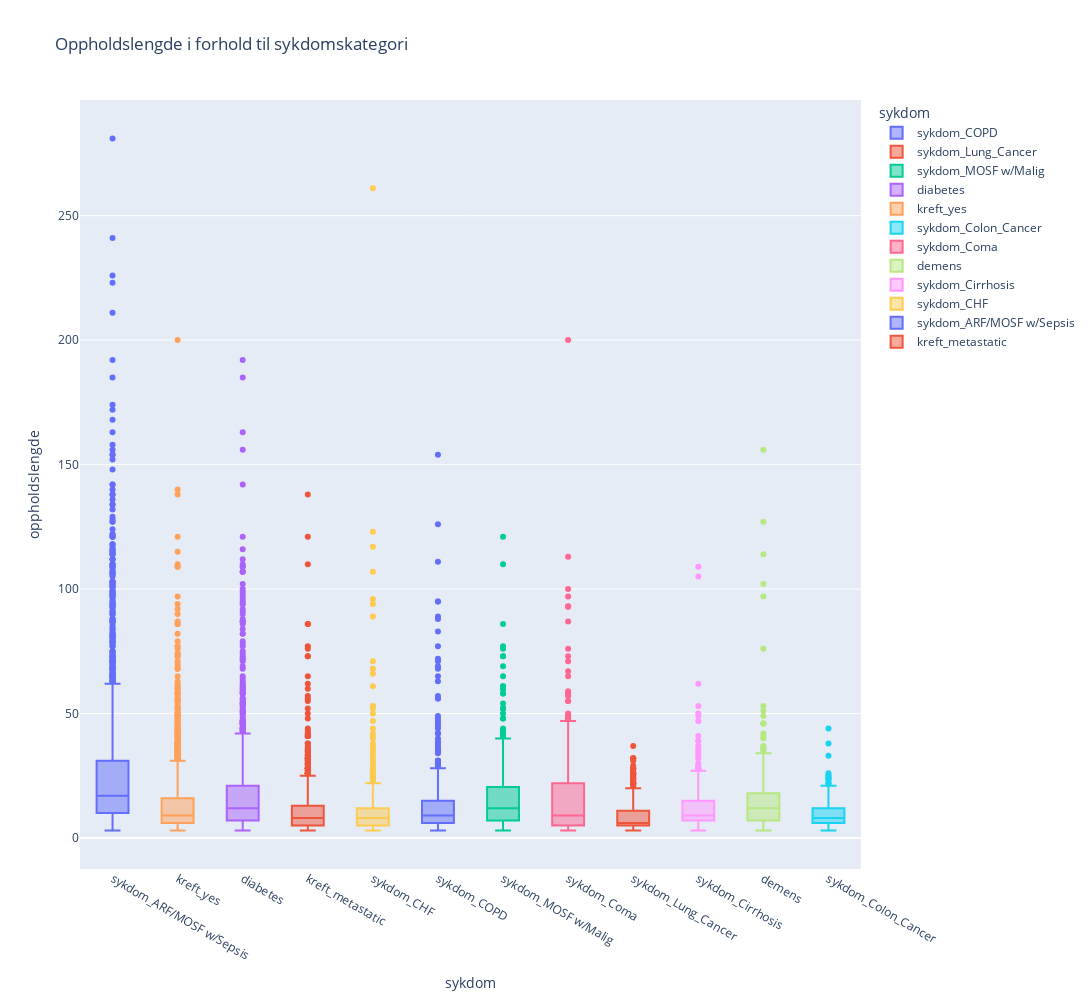

Notebook cell for this chart:
### Markdown cell above
#### Visualisere sykdom, og vil se hvordan oppholdslengden er for hver sykdom

### Code cell
#Sjekker oppholdslengde i forhold til hver sykdomskategori
disease_cols={ 'kreft_metastatic', 'kreft_metastatic', 'kreft_yes', 'sykdom_ARF/MOSF w/Sepsis',
       'sykdom_CHF', 'sykdom_COPD', 'sykdom_Cirrhosis', 'sykdom_Colon_Cancer',
       'sykdom_Coma', 'sykdom_Lung_Cancer', 'sykdom_MOSF w/Malig','diabetes', 
       'demens'
}
#Smelter dataframen til et langt format
disease_melted=pd.melt(train_df, 
                       id_vars=['oppholdslengde'], 
                       value_vars=disease_cols,
                       var_name='sykdom',
                       value_name='har_sykdom'
)
disease_melted=disease_melted[disease_melted['har_sykdom']==True]

#Plotter oppholdslengde i forhold til sykdomskategori
fig = px.box(disease_melted, 
             x='sykdom', 
             y='oppholdslengde',
             color='sykdom',
             title='Oppholdslengde i forhold til sykdomskategori',
             labels={'Oppholdslengde': 'Oppholdslengde (dager)', 'sykdom':'sykdom'},
             width=1300,
             height=1000
)
fig.update_layout(xaxis={'categoryorder':'total descending'})

### Figure 1 — Plotly figure (JSON) as saved in the notebook; plotly's stock layout.template omitted (floating-point values rounded to 4 significant figures; data arrays with more than 128 entries replaced by an {"elided": "..."} marker saying what was removed)
{"data": [{"alignmentgroup": "True", "hovertemplate": "sykdom=%{x}<br>oppholdslengde=%{y}<extra></extra>", "legendgroup": "sykdom_COPD", "marker": {"color": "#636efa"}, "name": "sykdom_COPD", "notched": false, "offsetgroup": "sykdom_COPD", "orientation": "v", "showlegend": true, "type": "box", "x": {"elided": "571 str values"}, "x0": " ", "xaxis": "x", "y": {"elided": "571 int values"}, "y0": " ", "yaxis": "y"}, {"alignmentgroup": "True", "hovertemplate": "sykdom=%{x}<br>oppholdslengde=%{y}<extra></extra>", "legendgroup": "sykdom_Lung_Cancer", "marker": {"color": "#EF553B"}, "name": "sykdom_Lung_Cancer", "notched": false, "offsetgroup": "sykdom_Lung_Cancer", "orientation": "v", "showlegend": true, "type": "box", "x": {"elided": "557 str values"}, "x0": " ", "xaxis": "x", "y": {"elided": "557 int values"}, "y0": " ", "yaxis": "y"}, {"alignmentgroup": "True", "hovertemplate": "sykdom=%{x}<br>oppholdslengde=%{y}<extra></extra>", "legendgroup": "sykdom_MOSF w/Malig", "marker": {"color": "#00cc96"}, "name": "sykdom_MOSF w/Malig", "notched": false, "offsetgroup": "sykdom_MOSF w/Malig", "orientation": "v", "showlegend": true, "type": "box", "x": {"elided": "436 str values"}, "x0": " ", "xaxis": "x", "y": {"elided": "436 int values"}, "y0": " ", "yaxis": "y"}, {"alignmentgroup": "True", "hovertemplate": "sykdom=%{x}<br>oppholdslengde=%{y}<extra></extra>", "legendgroup": "diabetes", "marker": {"color": "#ab63fa"}, "name": "diabetes", "notched": false, "offsetgroup": "diabetes", "orientation": "v", "showlegend": true, "type": "box", "x": {"elided": "1077 str values"}, "x0": " ", "xaxis": "x", "y": {"elided": "1077 int values"}, "y0": " ", "yaxis": "y"}, {"alignmentgroup": "True", "hovertemplate": "sykdom=%{x}<br>oppholdslengde=%{y}<extra></extra>", "legendgroup": "kreft_yes", "marker": {"color": "#FFA15A"}, "name": "kreft_yes", "notched": false, "offsetgroup": "kreft_yes", "orientation": "v", "showlegend": true, "type": "box", "x": {"elided": "1860 str values"}, "x0": " ", "xaxis": "x", "y": {"elided": "1860 int values"}, "y0": " ", "yaxis": "y"}, {"alignmentgroup": "True", "hovertemplate": "sykdom=%{x}<br>oppholdslengde=%{y}<extra></extra>", "legendgroup": "sykdom_Colon_Cancer", "marker": {"color": "#19d3f3"}, "name": "sykdom_Colon_Cancer", "notched": false, "offsetgroup": "sykdom_Colon_Cancer", "orientation": "v", "showlegend": true, "type": "box", "x": {"elided": "292 str values"}, "x0": " ", "xaxis": "x", "y": {"elided": "292 int values"}, "y0": " ", "yaxis": "y"}, {"alignmentgroup": "True", "hovertemplate": "sykdom=%{x}<br>oppholdslengde=%{y}<extra></extra>", "legendgroup": "sykdom_Coma", "marker": {"color": "#FF6692"}, "name": "sykdom_Coma", "notched": false, "offsetgroup": "sykdom_Coma", "orientation": "v", "showlegend": true, "type": "box", "x": {"elided": "373 str values"}, "x0": " ", "xaxis": "x", "y": {"elided": "373 int values"}, "y0": " ", "yaxis": "y"}, {"alignmentgroup": "True", "hovertemplate": "sykdom=%{x}<br>oppholdslengde=%{y}<extra></extra>", "legendgroup": "demens", "marker": {"color": "#B6E880"}, "name": "demens", "notched": false, "offsetgroup": "demens", "orientation": "v", "showlegend": true, "type": "box", "x": {"elided": "187 str values"}, "x0": " ", "xaxis": "x", "y": {"elided": "187 int values"}, "y0": " ", "yaxis": "y"}, {"alignmentgroup": "True", "hovertemplate": "sykdom=%{x}<br>oppholdslengde=%{y}<extra></extra>", "legendgroup": "sykdom_Cirrhosis", "marker": {"color": "#FF97FF"}, "name": "sykdom_Cirrhosis", "notched": false, "offsetgroup": "sykdom_Cirrhosis", "orientation": "v", "showlegend": true, "type": "box", "x": {"elided": "285 str values"}, "x0": " ", "xaxis": "x", "y": {"elided": "285 int values"}, "y0": " ", "yaxis": "y"}, {"alignmentgroup": "True", "hovertemplate": "sykdom=%{x}<br>oppholdslengde=%{y}<extra></extra>", "legendgroup": "sykdom_CHF", "marker": {"color": "#FECB52"}, "name": "sykdom_CHF", "notched": false, "offsetgroup": "sykdom_CHF", "orientation": "v", "showlegend": true, "type": "box", "x": {"elided": "799 str values"}, "x0": " ", "xaxis": "x", "y": {"elided": "799 int values"}, "y0": " ", "yaxis": "y"}, {"alignmentgroup": "True", "hovertemplate": "sykdom=%{x}<br>oppholdslengde=%{y}<extra></extra>", "legendgroup": "sykdom_ARF/MOSF w/Sepsis", "marker": {"color": "#636efa"}, "name": "sykdom_ARF/MOSF w/Sepsis", "notched": false, "offsetgroup": "sykdom_ARF/MOSF w/Sepsis", "orientation": "v", "showlegend": true, "type": "box", "x": {"elided": "2100 str values"}, "x0": " ", "xaxis": "x", "y": {"elided": "2100 int values"}, "y0": " ", "yaxis": "y"}, {"alignmentgroup": "True", "hovertemplate": "sykdom=%{x}<br>oppholdslengde=%{y}<extra></extra>", "legendgroup": "kreft_metastatic", "marker": {"color": "#EF553B"}, "name": "kreft_metastatic", "notched": false, "offsetgroup": "kreft_metastatic", "orientation": "v", "showlegend": true, "type": "box", "x": {"elided": "1113 str values"}, "x0": " ", "xaxis": "x", "y": {"elided": "1113 int values"}, "y0": " ", "yaxis": "y"}], "layout": {"boxmode": "overlay", "height": 1000, "legend": {"title": {"text": "sykdom"}, "tracegroupgap": 0}, "title": {"text": "Oppholdslengde i forhold til sykdomskategori"}, "width": 1300, "xaxis": {"anchor": "y", "categoryarray": ["sykdom_COPD", "sykdom_Lung_Cancer", "sykdom_MOSF w/Malig", "diabetes", "kreft_yes", "sykdom_Colon_Cancer", "sykdom_Coma", "demens", "sykdom_Cirrhosis", "sykdom_CHF", "sykdom_ARF/MOSF w/Sepsis", "kreft_metastatic"], "categoryorder": "total descending", "domain": [0, 1], "title": {"text": "sykdom"}}, "yaxis": {"anchor": "x", "domain": [0, 1], "title": {"text": "oppholdslengde"}}}}
